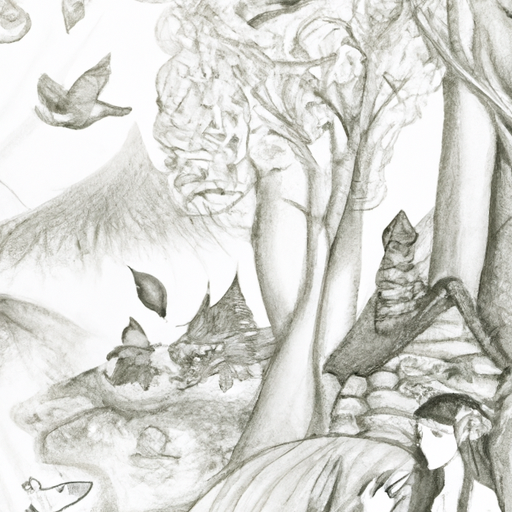
#> input picture temp/open_cv/Image/fable9.png, 512 x 512 px
$ python open_cv_test26.py
#> lines starting #> are read from the running program, lines starting #| are printed output that depends on the picture; after the words box and inside, x2 and y2 are one past the last pixel; in counts of white or black regions, pixels touching at a corner belong together
import cv2
import numpy as np
import sys
import random

sys.setrecursionlimit(100000)

src = cv2.imread("Image/fable9.png")
#> src is the input picture: shape (512, 512, 3); mean B, G, R 209.7, 214.7, 214.7
gray = cv2.cvtColor(src, cv2.COLOR_BGR2GRAY)
binary = cv2.adaptiveThreshold(
    gray, 255, cv2.ADAPTIVE_THRESH_MEAN_C, cv2.THRESH_BINARY, 467, 37)
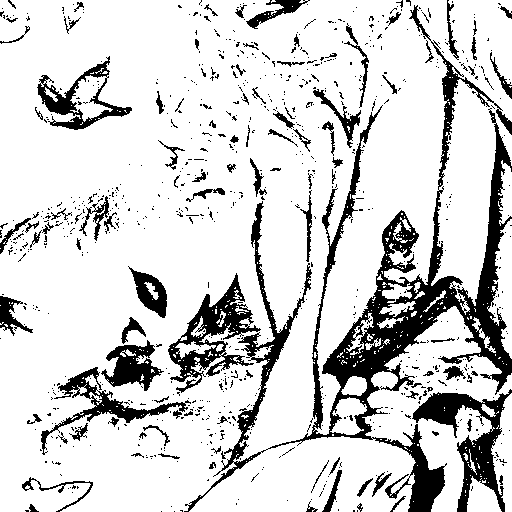
#> binary: shape (512, 512); 82.6% white; 843 black regions (739 under 20 px), largest, box (x1, y1, x2, y2) and area: (184, 5, 512, 512) 21743, (412, 389, 512, 512) 3670, (168, 273, 261, 393) 3336


def initial_sand_color():
    r = random.randint(30, 70)
    g = random.randint(0, 50)
    b = random.randint(0, 50)
    return (b, g, r)


def random_sand_color():
    r = random.randint(160, 205)
    g = random.randint(120, 180)
    b = random.randint(40, 80)
    return (b, g, r)


output = np.zeros((*binary.shape, 3), dtype=np.uint8)

height, width = binary.shape
#> height = 512; width = 512

for i in range(height):
    for j in range(width):
        output[i, j] = initial_sand_color()
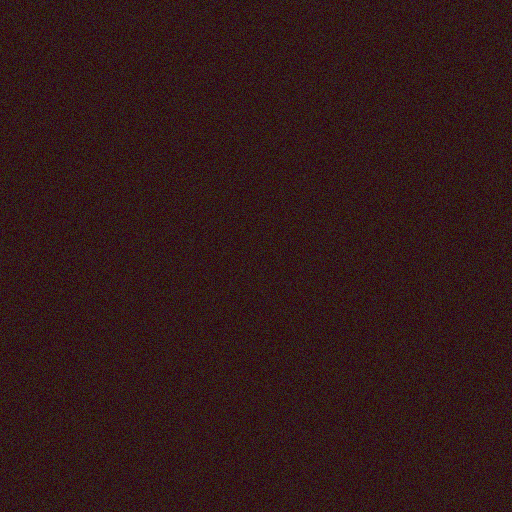
#> output: shape (512, 512, 3); mean of channels 0, 1, 2 25, 25, 50; drawn as B, G, R

visited = np.zeros_like(binary, dtype=bool)


def dfs(i, j, step):
    if i < 0 or i >= height or j < 0 or j >= width or visited[i, j] or binary[i, j] != 0:
        return

    visited[i, j] = True
    output[i, j] = random_sand_color()

    ran_show = int(random.randrange(10000, 30000))

    if ((i * j) % (ran_show)) == 0:
        cv2.imshow("output", output)
        cv2.waitKey(50)

    # 다양한 방향으로 이동하기 위한 방향 벡터
    directions = [(1, 0), (0, 1), (-1, 0), (0, -1),
                  (1, 1), (-1, -1), (1, -1), (-1, 1)]
    random.shuffle(directions)

    for dx, dy in directions:
        ni, nj = i + dx * step, j + dy * step
        dfs(ni, nj, step)


start_i, start_j = None, None
for i in range(0, height):
    for j in range(0, width):
        if binary[i, j] == 0 and not visited[i, j]:
            start_i, start_j = i, j
            step = random.randint(1, 3)
            dfs(start_i, start_j, step)

# 부드러운 선을 위해 가우시안 블러 적용
output = cv2.GaussianBlur(output, (3, 3), 0)
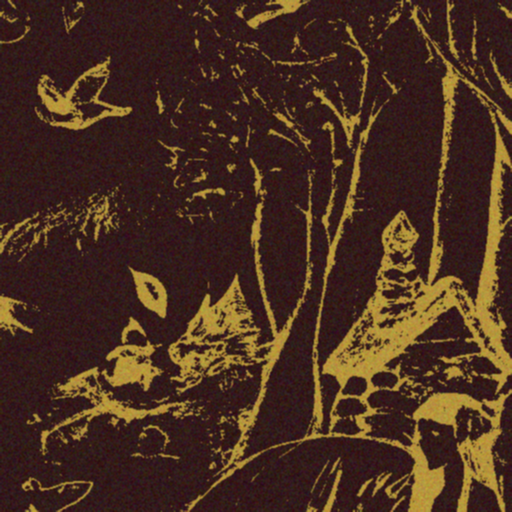
#> output: shape (512, 512, 3); mean of channels 0, 1, 2 31.1, 46.7, 73; drawn as B, G, R

cv2.waitKey(0)
cv2.destroyAllWindows()

$ run again, with temp/open_cv/Image/fable13.png copied over temp/open_cv/Image/fable9.png
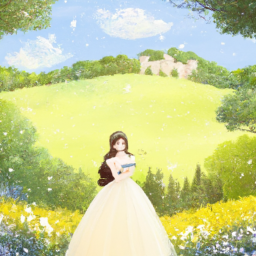
#> input picture temp/open_cv/Image/fable13.png, 256 x 256 px
#> src is the input picture: shape (256, 256, 3); mean B, G, R 148.6, 207.2, 198.7
#> `binary = cv2.adaptiveThreshold( gray, 255, cv2.ADAPTIVE_THRESH_MEAN_C,..`:
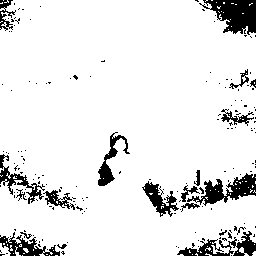
#> binary: shape (256, 256); 90.2% white; 175 black regions (157 under 20 px), largest, box (x1, y1, x2, y2) and area: (199, 0, 256, 35) 1202, (187, 173, 256, 206) 919, (177, 231, 256, 256) 723
#> `output = cv2.GaussianBlur(output, (3, 3), 0)`:
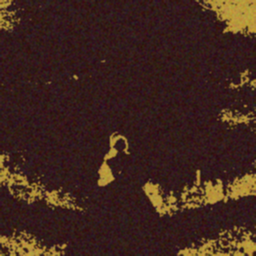
#> output: shape (256, 256, 3); mean of channels 0, 1, 2 28.4, 37.3, 63; drawn as B, G, R
